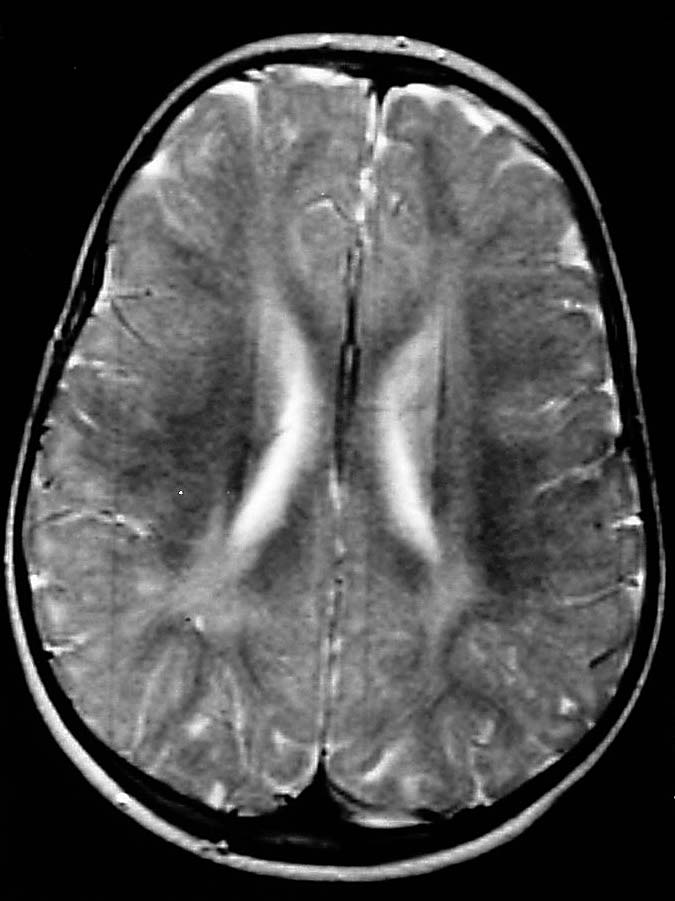
%> input picture Brain2.pgm, 675 x 901 px
$ octave as5.m   (GNU Octave 9; MATLAB toolbox functions it lacks are replaced by stand-ins)
%> lines starting %> are read from the running program, lines starting %| are printed output that depends on the picture; in (x1, y1, x2, y2) boxes, pixels count from 0 and x2, y2 are one past the last pixel; in counts of white or black regions, pixels touching at a corner belong together; the program's own positions count from 1
pkg load image;
i2=imread('brain2.pgm');
%> i2 is the input picture: size 901x675 uint8; min 0, max 255, mean 77.9
i=uint8(zeros(size(i2)));
whiteim=uint8(ones(size(i2)));
mask=whiteim./i2;
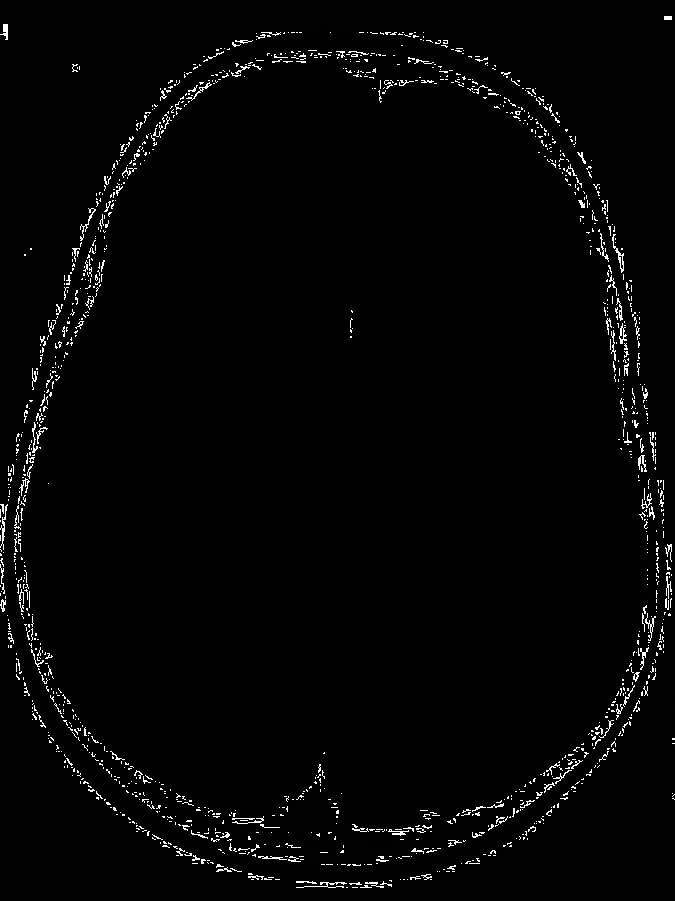
%> mask: size 901x675 uint8; min 0, max 255, mean 5.1
i=uint8(mask&i2);
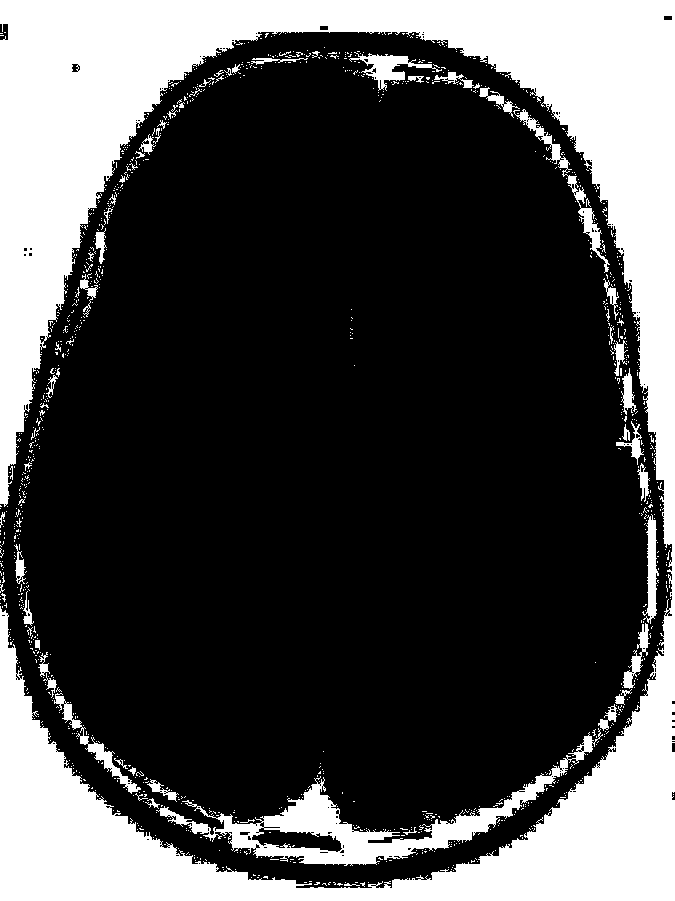
%> i: size 901x675 uint8; values 0 (black) and 1 (white), 28.6% white; 1152 white regions (1092 under 20 px), largest, box (x1, y1, x2, y2) and area: (0, 0, 675, 901) 151493, (156, 728, 603, 866) 9789, (513, 109, 610, 273) 1376
figure,imshow(i2,[]);
figure,imshow(mask,[]);
figure,imshow(i,[]);

$ run again, with Brain3.pgm copied over Brain2.pgm
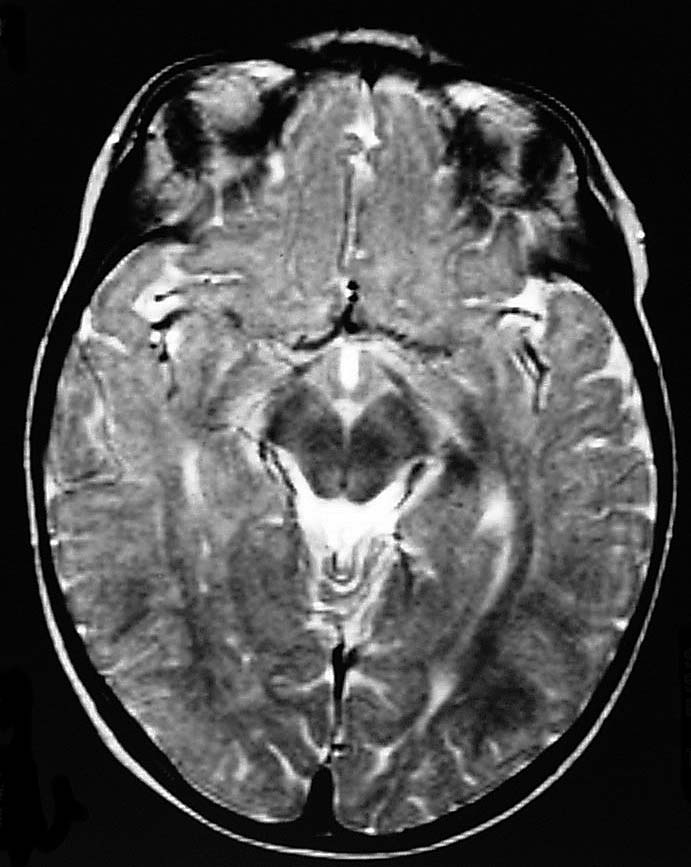
%> input picture Brain3.pgm, 691 x 867 px
%> i2 is the input picture: size 867x691 uint8; min 0, max 255, mean 79.6
%> `mask=whiteim./i2;`:
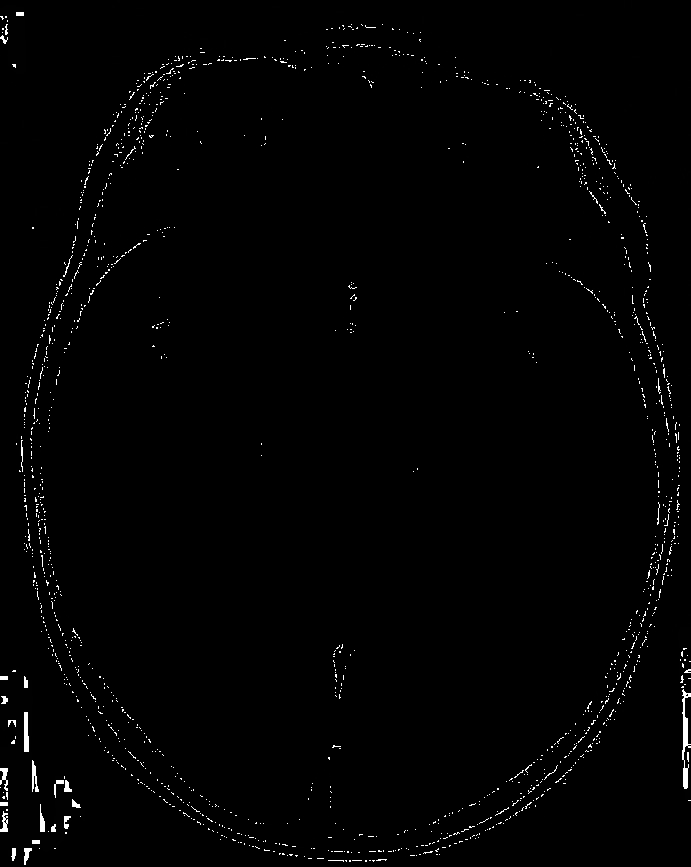
%> mask: size 867x691 uint8; min 0, max 255, mean 2.8
%> `i=uint8(mask&i2);`:
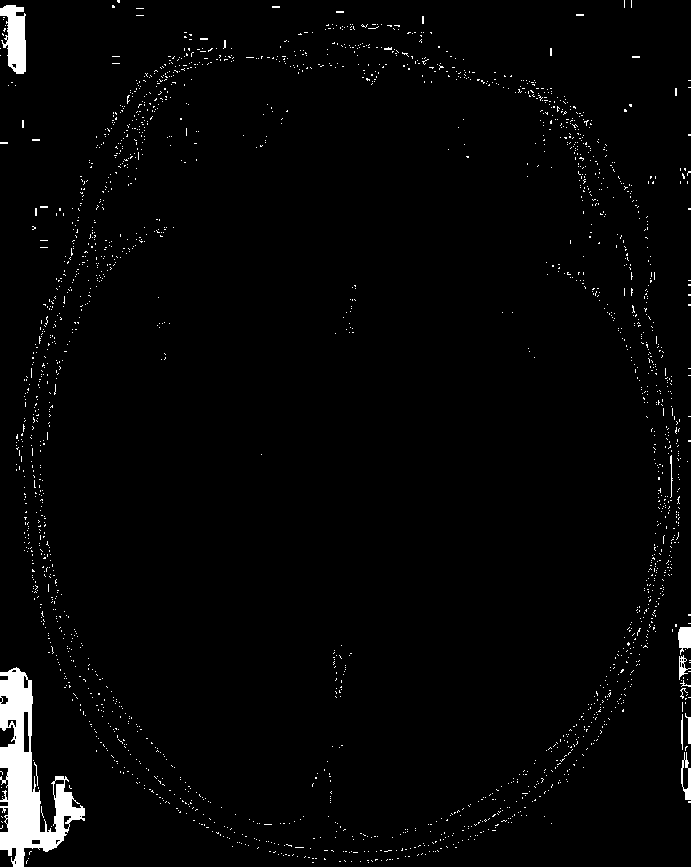
%> i: size 867x691 uint8; values 0 (black) and 1 (white), 2.2% white; 2193 white regions (2182 under 20 px), largest, box (x1, y1, x2, y2) and area: (0, 667, 85, 867) 6648, (0, 5, 26, 74) 1221, (678, 627, 691, 655) 272
